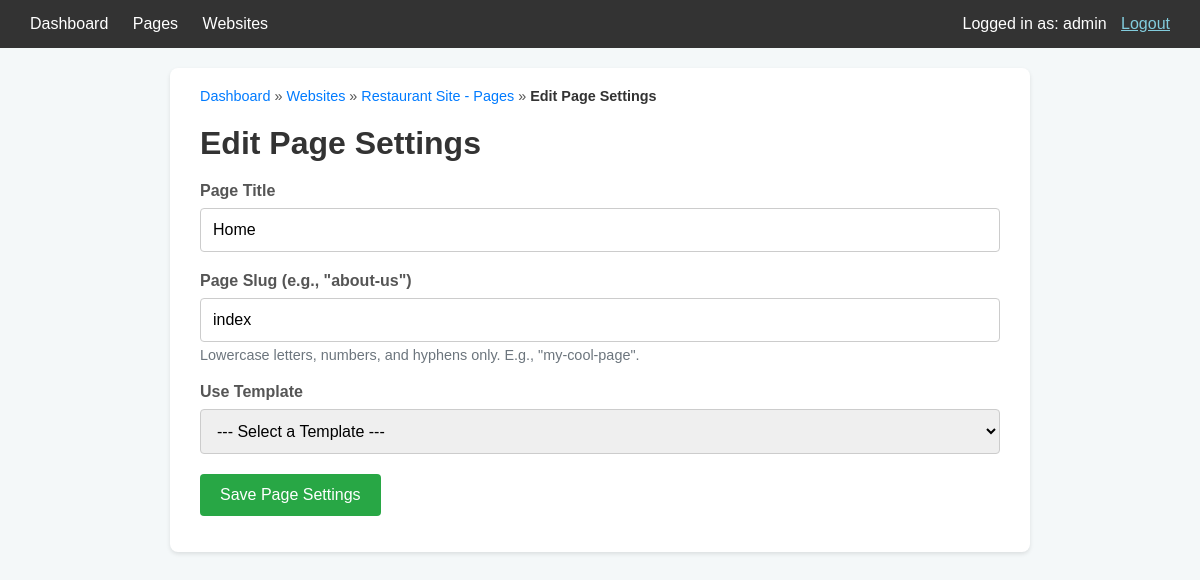
Screenshot of /project/2/pages/edit/6 (signed in) with the database file from the repository.
### internal_site_generator/models.py (models this page shows, shortened)
class User(UserMixin, db.Model):
    id = db.Column(db.Integer, primary_key=True)
    username = db.Column(db.String(64), index=True, unique=True, nullable=False)
    email = db.Column(db.String(120), index=True, unique=True, nullable=False)
    password_hash = db.Column(db.String(256))

class WebsiteProject(db.Model):
    id = db.Column(db.Integer, primary_key=True)
    project_name = db.Column(db.String(150), nullable=False, index=True, unique=True)
    site_title = db.Column(db.String(100), nullable=True)
    favicon_path = db.Column(db.String(255), nullable=True) # Stores stored_filename of the favicon ProjectAsset
    global_css = db.Column(db.Text, nullable=True)
    created_at = db.Column(db.DateTime, default=datetime.utcnow)
    updated_at = db.Column(db.DateTime, default=datetime.utcnow, onupdate=datetime.utcnow)
    primary_color = db.Column(db.String(7), nullable=True)   # e.g., #RRGGBB
    secondary_color = db.Column(db.String(7), nullable=True)
    accent_color = db.Column(db.String(7), nullable=True)
    pages = db.relationship('ProjectPage', backref='website_project', lazy='dynamic', cascade="all, delete-orphan")
    assets = db.relationship('ProjectAsset', backref='website_project', lazy='dynamic', cascade="all, delete-orphan")
    navbar_items = db.relationship('NavbarItem',
                                   backref='website_project',
                                   lazy='dynamic',
                                   order_by='NavbarItem.order',
                                   cascade="all, delete-orphan")

class ProjectPage(db.Model):
    id = db.Column(db.Integer, primary_key=True)
    title = db.Column(db.String(150), nullable=False)
    slug = db.Column(db.String(150), nullable=False, index=True)
    website_project_id = db.Column(db.Integer, db.ForeignKey('website_project.id'), nullable=False)
    page_template_id = db.Column(db.Integer, db.ForeignKey('page_template.id'), nullable=False)
    content_data_json = db.Column(db.Text)
    meta_description = db.Column(db.String(255), nullable=True)
    meta_keywords = db.Column(db.String(255), nullable=True)
    navbar_order = db.Column(db.Integer, default=0) # Might be superseded by NavbarItem.order
    show_in_navbar = db.Column(db.Boolean, default=True) # Might be superseded by existence of NavbarItem
    created_at = db.Column(db.DateTime, default=datetime.utcnow)
    updated_at = db.Column(db.DateTime, default=datetime.utcnow, onupdate=datetime.utcnow)
    template = db.relationship('PageTemplate', backref=db.backref('used_by_pages', lazy='dynamic'))
    __table_args__ = (db.UniqueConstraint('website_project_id', 'slug', name='_website_project_slug_uc'),)

### internal_site_generator/main.py (the view, shortened to what this page needs)
@bp.route('/project/<int:project_id>/pages/edit/<int:page_id>', methods=['GET', 'POST'])
@login_required
def edit_project_page_settings(project_id, page_id):
    project = WebsiteProject.query.get_or_404(project_id)
    page_to_edit = ProjectPage.query.filter_by(id=page_id, website_project_id=project.id).first_or_404()
    form = ProjectPageForm(request.form if request.method == 'POST' else None, obj=page_to_edit)
    available_templates = PageTemplate.query.order_by(PageTemplate.name).all()
    choices = [(str(pt.id), pt.name) for pt in available_templates]
    form.page_template_id.choices = [('', '--- Select a Template ---')] + choices
    if not available_templates:
        form.page_template_id.choices = [('', '--- No Templates Available ---')]
    if request.method == 'GET' and page_to_edit.page_template_id:
        form.page_template_id.data = page_to_edit.page_template_id
    return render_template('main/project_page_form.html',
                           title=f'Edit Page Settings for "{page_to_edit.title}"',
                           form=form, project=project, legend='Edit Page Settings',
                           current_user=current_user)

### internal_site_generator/forms.py (shortened to what this page needs)
class ProjectPageForm(FlaskForm):
    title = StringField('Page Title', validators=[DataRequired(), Length(min=1, max=150)])
    slug = StringField('Page Slug (e.g., "about-us")',
                         validators=[
                             DataRequired(),
                             Length(min=1, max=150),
                             Regexp(r'^[a-z0-9]+(?:-[a-z0-9]+)*$',
                                    message="Slug must be lowercase alphanumeric characters, with hyphens for spaces.")
                         ])
    page_template_id = SelectField(
        'Use Template',
        validators=[DataRequired(message="Please select a template.")]
    )
    submit = SubmitField('Save Page Settings')

### internal_site_generator/__init__.py (called while the page is built)
def create_app(config_class=Config):
    app = Flask(__name__, instance_relative_config=True)
    app.config.from_object(config_class)
    try:
        os.makedirs(app.instance_path)
    except OSError as e:
        if e.errno != errno.EEXIST:
            raise
    db.init_app(app)
    migrate.init_app(app, db)
    login_manager.init_app(app)
    csrf.init_app(app) # <--- INITIALIZE CSRFProtect WITH THE APP
    from .models import User
    @login_manager.user_loader
    def load_user(user_id):
        return User.query.get(int(user_id))
    from .auth import bp as auth_bp
    app.register_blueprint(auth_bp, url_prefix='/auth')
    from .main import bp as main_bp
    app.register_blueprint(main_bp)
    @app.route('/test_init/')
    def test_init_page():
        return '<h1>Testing the Flask Application Factory from __init__.py!</h1>'
    return app

### internal_site_generator/templates/main/project_page_form.html (shortened to what this page needs)
<!DOCTYPE html>
<html lang="en">
<head>
</head>
<body>
    <nav>
        <div class="nav-links">
            <a href="{{ url_for('main.index') }}">Dashboard</a>
            <a href="{{ url_for('main.list_templates') }}">Pages</a>
            <a href="{{ url_for('main.list_projects') }}">Websites</a>
        </div>
        <div class="user-info">
            Logged in as: {{ current_user.username }}
            <a href="{{ url_for('auth.logout') }}">Logout</a>
        </div>
    </nav>
    <div class="container">
        <div class="breadcrumb">
            <a href="{{ url_for('main.index') }}">Dashboard</a> &raquo;
            <a href="{{ url_for('main.list_projects') }}">Websites</a> &raquo;
            <a href="{{ url_for('main.list_project_pages', project_id=project.id) }}">{{ project.project_name }} - Pages</a> &raquo;
            <span class="current-page">{{ legend }}</span>
        </div>
        <h1>{{ legend | default(title) }}</h1>
        <form method="POST" action="" novalidate>
            <div class="form-field">
                {{ form.title.label }}
                {{ form.title(class="form-control") }}
            </div>
            <div class="form-field">
                {{ form.slug.label }}
                {{ form.slug(class="form-control") }}
                <div class="form-hint">Lowercase letters, numbers, and hyphens only. E.g., "my-cool-page".</div>
            </div>
            <div class="form-field">
                {{ form.page_template_id.label }}
                {{ form.page_template_id(class="form-control") }}
            </div>
            <p>{{ form.submit() }}</p>
        </form>
    </div>
</body>
</html>

### internal_site_generator/templates/main/project_page_form.html (style rules this page uses)
body { font-family: Arial, sans-serif; margin: 0; padding: 0; background-color: #f4f8f9; color: #333; }
nav { background-color: #333; padding: 15px 30px; color: white; display: flex; justify-content: space-between; align-items: center; }
nav .nav-links a { color: white; text-decoration: none; margin-right: 20px; font-size: 16px; }
nav .user-info { font-size: 16px; color: white; }
nav .user-info a { margin-left: 10px; color: #82ccdd; }
.container { padding: 20px 30px; max-width: 800px; margin: 20px auto; background-color: #fff; border-radius: 8px; box-shadow: 0 2px 4px rgba(0,0,0,0.1); }
h1 { color: #333; margin-bottom: 20px; }
.breadcrumb { margin-bottom: 20px; font-size: 0.9em; color: #555; }
.breadcrumb a { color: #007bff; text-decoration: none; }
.breadcrumb span.current-page { color: #333; font-weight: bold; }
.form-field { margin-bottom: 20px; }
label { display: block; margin-bottom: 8px; font-weight: bold; color: #555; }
input[type="text"], select, textarea { width: 100%; padding: 12px; border: 1px solid #ccc; border-radius: 4px; box-sizing: border-box; font-size: 16px; }
input[type="submit"] { padding: 12px 20px; background-color: #28a745; color: white; border: none; border-radius: 4px; cursor: pointer; font-size: 16px; transition: background-color 0.3s ease; }
.form-hint { font-size: 0.9em; color: #6c757d; margin-top: 5px; }

### rows the page displays
User: username "admin"
WebsiteProject: project_name "Restaurant Site"
ProjectPage: title "Home", slug "index", page_template_id "--- Select a Template ---"

### other values shown
{{ legend }} "Edit Page Settings"
{{ legend | default(title) }} "Edit Page Settings"
